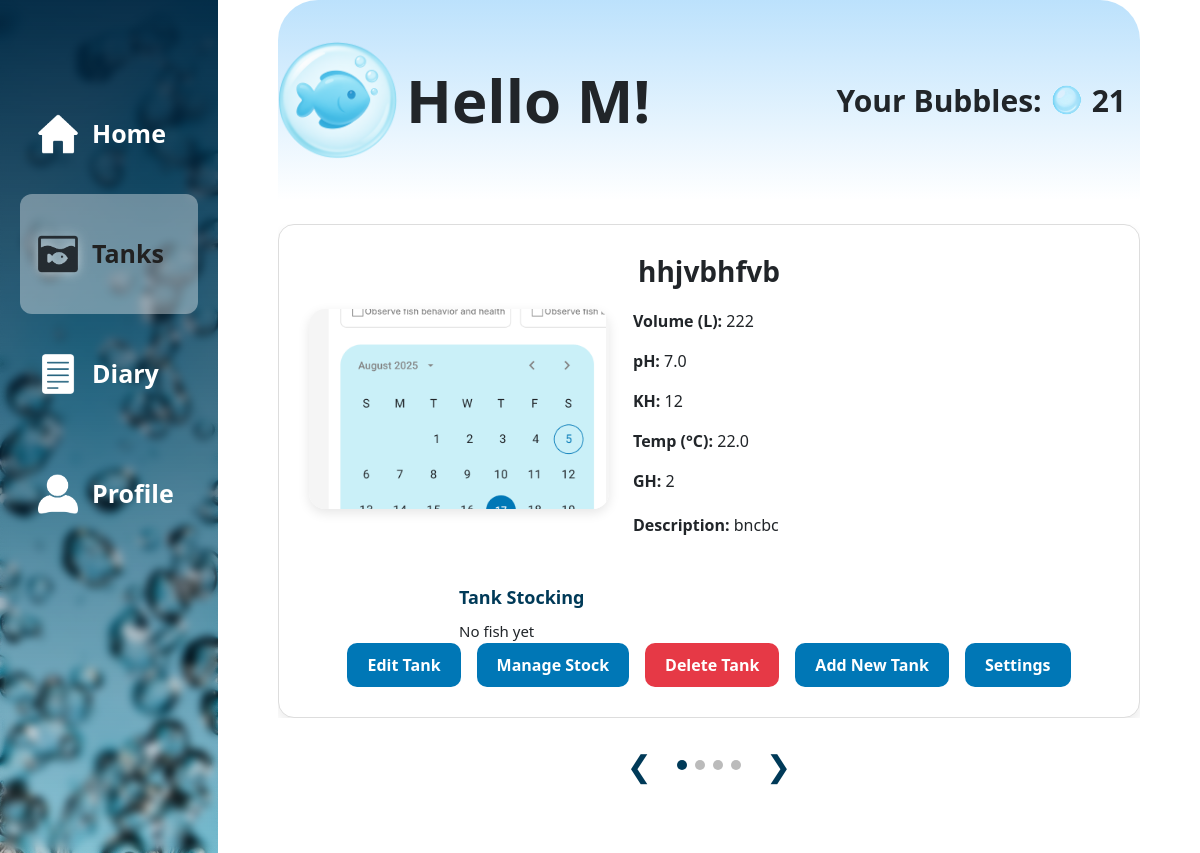
Screenshot of /tanks/ (signed in) with the database file from the repository.
### models.py (models this page shows, shortened)
class User(db.Model):
    id = db.Column(db.Integer, primary_key=True)
    name = db.Column(db.String(50), nullable=False)
    login = db.Column(db.String(50), unique=True, nullable=False)
    password = db.Column(db.String(200), nullable=False)
    tasks = db.relationship('Task', backref='user', lazy=True)
    tanks = db.relationship('Tank', backref='owner', lazy=True)
    photos = db.relationship('Photo', backref='user', lazy=True)
    notes = db.relationship('Note', backref='user', lazy=True)

class Tank(db.Model):
    id = db.Column(db.Integer, primary_key=True)
    name = db.Column(db.String(50), nullable=False)
    volume = db.Column(db.Integer, nullable=False)
    temperature = db.Column(db.Float, nullable=True)
    ph = db.Column(db.Float, nullable=True)
    kh = db.Column(db.Integer, nullable=True)
    gh = db.Column(db.Integer, nullable=True)
    description = db.Column(db.Text, nullable=True)
    image = db.Column(db.String(100), nullable=True)
    daily_checks = db.Column(db.PickleType, nullable=True)  # 🆕 lista codziennych zadań
    user_id = db.Column(db.Integer, db.ForeignKey('user.id'), nullable=False)
    created_at = db.Column(db.DateTime, default=datetime.utcnow)
    important_tasks = db.relationship('ImportantTask', backref='tank', lazy=True, cascade='all, delete-orphan')

### tanks/routes.py (the view)
@tanks.route('/')
def view_tanks():
    if 'user_id' not in session:
        flash("Please log in to view tanks.", "warning")
        return redirect(url_for('auth.login'))
    user = User.query.get(session['user_id'])
    user_tanks = Tank.query.filter_by(user_id=user.id).all()
    selected_tank = user_tanks[0] if user_tanks else None  # 🔧 Dodane
    return render_template('tanks.html', tanks=user_tanks, user=user, selected_tank=selected_tank)

### templates/tanks.html (shortened to what this page needs)
<!DOCTYPE html>
<html lang="en">
  <head>
    <link rel="stylesheet" href="{{ url_for('static', filename='css/bubbliocore.css') }}" />
    <link rel="stylesheet" href="{{ url_for('static', filename='css/tanks.css') }}" />
    <link href="https://cdn.jsdelivr.net/npm/bootstrap@5.3.0/dist/css/bootstrap.min.css" rel="stylesheet" />
  </head>
  <body>
    <div class="app-container d-flex">
      <nav class="sidebar collapsed" id="sidebar">
        <ul class="nav flex-column mt-4">
          <li class="nav-item">
            <a href="{{ url_for('mainpage.home') }}" class="nav-link">
              <img src="{{ url_for('static', filename='img/mainpage_menu_icon.png') }}" />
              <span>Home</span>
            </a>
          </li>
          <li class="nav-item">
            <a href="{{ url_for('tanks.view_tanks') }}" class="nav-link active">
              <img src="{{ url_for('static', filename='img/tank_menu_icon.png') }}" />
              <span>Tanks</span>
            </a>
          </li>
          <li class="nav-item">
            <a href="{{ url_for('diary.view_diary') }}" class="nav-link">
              <img src="{{ url_for('static', filename='img/diary_menu_icon.png') }}" />
              <span>Diary</span>
            </a>
          </li>
          <li class="nav-item">
            <a href="{{ url_for('profile.view_profile') }}" class="nav-link">
              <img src="{{ url_for('static', filename='img/profile_menu_icon.png') }}" />
              <span>Profile</span>
            </a>
          </li>
        </ul>
      </nav>
      <main class="main-content flex-grow-1">
        <header class="d-flex justify-content-between align-items-center topbar mb-4">
          <div class="d-flex align-items-center gap-2">
            <img src="{{ url_for('static', filename='img/bubblio_logo_no_text.png') }}" class="logo-img" />
            <h1 class="hello-text m-0 fw-semibold">Hello {{ user.name }}!</h1>
          </div>
          <div class="bubble-counter d-flex align-items-center gap-2">
            <span>Your Bubbles:</span>
            <img src="{{ url_for('static', filename='img/bubblio_bubble.png') }}" class="bubble-icon" />
            <span class="bubble-number">21</span>
          </div>
        </header>
        <div class="slider-wrapper">
          <div class="tank-slider-container">
            {% if tanks %}
              {% for tank in tanks %}
              <div class="slide {% if loop.index0 == 0 %}active{% endif %}"
                data-tank-id="{{ tank.id }}"
                data-checks='{{ tank.daily_checks | tojson | safe }}'
                data-important-tasks='{{ tank.important_tasks | tojson | safe }}'>
                <div class="tank-card">
                  <h2 class="tank-name-title text-center">{{ tank.name }}</h2>
                  <div class="tank-details">
                    <div class="tank-left">
                      {% if tank.image %}
                        <img src="{{ url_for('static', filename='uploads/' ~ tank.image) }}" class="tank-image" alt="Tank Image" />
                      {% else %}
                        <img src="{{ url_for('static', filename='img/default_tank.jpg') }}" class="tank-image" alt="Tank Image" />
                      {% endif %}
                      <div class="tank-params">
                        <p><strong>Volume (L):</strong> {{ tank.volume }}</p>
                        <p><strong>pH:</strong> {{ tank.ph or "?" }}</p>
                        <p><strong>KH:</strong> {{ tank.kh or "?" }}</p>
                        <p><strong>Temp (°C):</strong> {{ tank.temperature or "?" }}</p>
                        <p><strong>GH:</strong> {{ tank.gh or "?" }}</p>
                        <p class="tank-description"><strong>Description:</strong> {{ tank.description or "No description." }}</p>
                      </div>
                    </div>
                    <div class="tank-stocking">
                      <h4>Tank Stocking</h4>
                      <div class="fish-list">
                        {% if tank.fish %}
                          {% for fish in tank.fish %}
                            <div class="fish-item">
                              {% if fish.image %}
                                <img src="{{ url_for('static', filename='img/fish_icons/' ~ fish.image) }}" alt="{{ fish.name }}" />
                              {% else %}
                                <img src="{{ url_for('static', filename='img/fish_icons/default_fish.jpg') }}" alt="Default Fish" />
                              {% endif %}
                              {{ fish.name }} (x{{ fish.count }})
                            </div>
                          {% endfor %}
                        {% else %}
                          <div class="fish-item">No fish yet</div>
                        {% endif %}
                      </div>
                    </div>
                  </div>
                  <div class="tank-actions">
                    <button>Edit Tank</button>
                    <button>Manage Stock</button>
                    <button class="delete-btn">Delete Tank</button>
                    <button class="add-tank-btn">Add New Tank</button>
                    <button class="settings-btn" onclick="document.getElementById('settingsModal').style.display='block'">Settings</button>
                  </div>
                </div>
              </div>
              {% endfor %}
            {% endif %}
          </div>
          <div class="slider-controls">
            <button class="slider-arrow" id="prevBtn">&#10094;</button>
            <div id="dots" class="dots"></div>
            <button class="slider-arrow" id="nextBtn">&#10095;</button>
          </div>
        </div>
      </main>
    </div>
  </body>
</html>

### static/css/bubbliocore.css (style rules this page uses)
:root { --primary: #0077b6; --accent: #003a58; --light: #a8d0e3; --text-dark: #212529; --bubble-bg: #e0f7ff; --white: #ffffff; --calendar-today: #66a2c2; --back: #e0f7ff85; }
* { margin: 0; padding: 0; box-sizing: border-box; }
body { font-family: "Inter", sans-serif; color: var(--accent); }
.app-container { display: flex; min-height: 100vh; width: 100%; }
.main-content { flex-grow: 1; padding: 0px 60px 60px 60px; background: var(--white); }
.sidebar { width: 220px; background-image: url("../img/pexels-sebastians-2853937.jpg"); background-size: cover; background-position: center; position: relative; display: flex; flex-direction: column; align-items: flex-start; padding: 50px 20px; }
.sidebar::before { content: ""; position: absolute; inset: 0; background: linear-gradient( to top, rgba(0, 91, 133, 0.1), rgba(0, 38, 65, 0.95) ); z-index: 0; backdrop-filter: blur(4px); }
.sidebar ul { position: relative; z-index: 1; width: 100%; padding-left: 0; }
.sidebar .nav-link { color: var(--white); font-size: 25px; padding: 40px 18px; display: flex; align-items: center; gap: 14px; text-decoration: none; border-radius: 12px; font-weight: 700; transition: background 0.3s ease-in-out, color 0.3s ease-in-out; }
.sidebar .nav-link:hover, .sidebar .nav-link.active { background-color: rgba(255, 255, 255, 0.372); color: #212121; }
.sidebar .nav-link img { width: 40px; height: 40px; filter: brightness(0) invert(1); }
.sidebar .nav-link.active img, .sidebar .nav-link:hover img { filter: drop-shadow(0 0 6px rgba(252, 252, 252, 0.575)); }
.topbar { display: flex; justify-content: space-between; align-items: center; padding: 40px 0; margin-bottom: 40px; background: linear-gradient( to top, rgba(255, 255, 255, 0.053), rgba(137, 203, 250, 0.568) ); border-radius: 40px 40px 0px 0px; }
.logo-img { height: 120px; width: 120px; }
.hello-text { font-size: 60px; font-weight: 700; }
.bubble-counter { background: transparent; padding: 8px 14px; border-radius: 20px; color: var(--text-dark); font-weight: 700; display: flex; align-items: center; gap: 10px; font-size: 30px; }
.bubble-counter img { width: 34px; height: 34px; }

### static/css/tanks.css (style rules this page uses)
.tank-slider-container { position: relative; width: 100%; overflow: hidden; }
.slide { display: none; }
.slide.active { display: block; }
.slider-controls { display: flex; justify-content: center; align-items: center; margin-top: 20px; gap: 10px; }
.slider-arrow { background: transparent; border: none; font-size: 30px; cursor: pointer; color: var(--accent); padding: 5px 15px; transition: color 0.2s ease; }
.dots { display: flex; gap: 8px; }
.tank-card { border: 1px solid #ddd; border-radius: 16px; padding: 30px; background: var(--white); box-shadow: 0 6px 12px rgba(0, 0, 0, 0.08); display: flex; flex-direction: column; justify-content: space-between; }
.tank-name-title { text-align: center; font-weight: 700; font-size: 28px; margin-bottom: 20px; }
.tank-details { display: flex; justify-content: space-between; flex-wrap: wrap; gap: 40px; }
.tank-description { font-size: 16px; margin-top: 20px; margin-bottom: 10px; color: var(--text-dark); }
.tank-left { display: flex; gap: 24px; align-items: flex-start; flex-shrink: 0; }
.tank-image { height: 200px; width: 300px; border-radius: 16px; object-fit: cover; box-shadow: 0 4px 12px rgba(0, 0, 0, 0.1); }
.tank-stocking { flex: 1; min-width: 300px; padding-left: 150px; }
.tank-stocking h4 { font-size: 18px; font-weight: 700; margin-bottom: 12px; color: var(--accent); }
.tank-stocking .fish-list { display: flex; flex-wrap: wrap; gap: 14px 32px; }
.fish-item { display: flex; align-items: center; gap: 10px; font-size: 15px; color: var(--text-dark); }
.tank-card { display: flex; flex-direction: column; justify-content: space-between; }
.tank-actions { margin-top: auto; display: flex; justify-content: center; gap: 16px; flex-wrap: wrap; }
.tank-actions button { background-color: #0077b6; color: white; border: none; padding: 10px 20px; border-radius: 10px; font-weight: 600; cursor: pointer; transition: background-color 0.2s ease, transform 0.2s ease, box-shadow 0.2s ease; }
.tank-actions .delete-btn { background-color: #e63946; }

### rows the page displays
User: name "M"
Tank: name "hhjvbhfvb", image (picture), volume "222", ph "7.0", kh "12", temperature "22.0", gh "2", description "bncbc"
